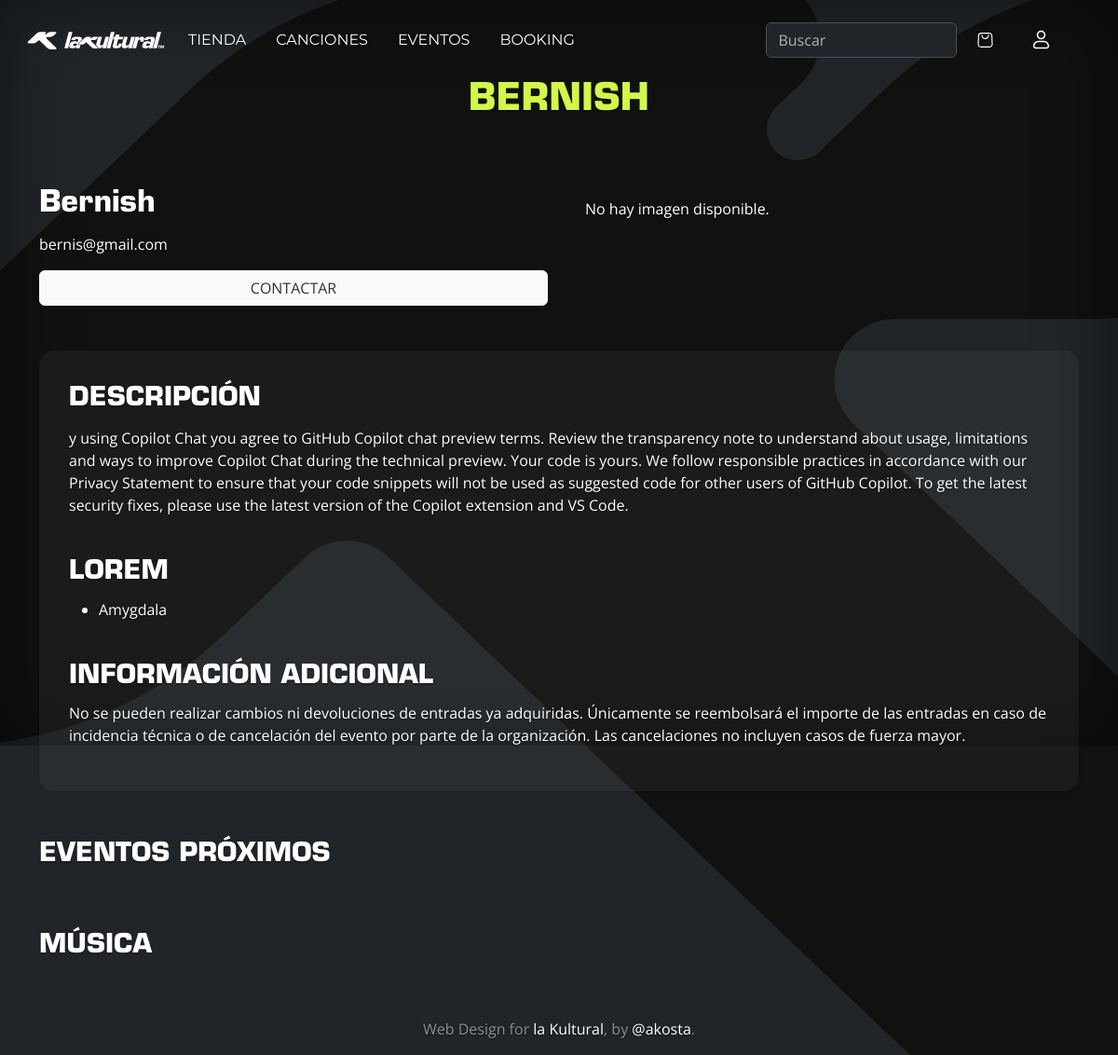
Page /booking/artista/4 (signed in) on the committed database.
### booking/models.py (models this page shows, shortened)
class Artista(models.Model):
    nombre = models.CharField(max_length=100)
    descripcion = models.TextField()
    contacto = models.EmailField()  # Cambiado a EmailField para validar formato de correo
    imagen = models.ImageField(upload_to='booking/fotos/', null=True, blank=True)

### booking/views.py (the view)
# urls.py: path('artista/<int:artista_id>', views.artista, name='artista'),
def artista(request, artista_id):
    artista = get_object_or_404(Artista, pk=artista_id)
    canciones = Cancion.objects.filter(artista=artista)
    eventos_del_artista = artista.eventos.all()
    contexto = {'artista':artista,
                'canciones':canciones,
                'eventos_artista':eventos_del_artista}
    return render(request, 'booking/artista.html', contexto)

### booking/templates/booking/artista.html (shortened to what this page needs)
{% extends 'base.html' %}
{% load static %}
{% block content %}
<header class="masthead">
    <div class="text-center">
        <h1 class="section-heading text-uppercase">{{ artista.nombre }}</h1>
    </div>
</header>
<div class="container py-5 text-start">
    <div class="row mb-5">
      <div class="col-lg-6 d-flex flex-column justify-content-center">
        <h2>{{artista.nombre}}</h2>
        <p>{{artista.contacto}}</p>
        <a href="#" class="btn btn-light text-uppercase">Contactar</a>
      </div>
      <div class="col-lg-6">
        <div class="event-card p-3">
          {% if artista.imagen %}
          <img src="{{ artista.imagen.url }}" alt="{{ artista.nombre }}" class="img-fluid">
          {% else %}
          <p>No hay imagen disponible.</p>
          {% endif %}
        </div>
      </div>
    </div>
    <div class="col tarjeta-info mb-5">
      <div class="row">
          <div class="col">
          <h3 class="mb-3">DESCRIPCIÓN</h3>
          <p>{{ artista.descripcion }}</p>
          </div>
      </div>
      <div class="row mt-4">
          <div class="col">
          <h3>LOREM</h3>
          <ul>
              <li>Amygdala</li>
          </ul>
          </div>
      </div>
      <div class="row mt-4">
        <div class="col">
          <h3>INFORMACIÓN ADICIONAL</h3>
          <p>No se pueden realizar cambios ni devoluciones de entradas ya adquiridas. Únicamente se reembolsará el importe de las entradas en caso de incidencia técnica o de cancelación del evento por parte de la organización. Las cancelaciones no incluyen casos de fuerza mayor.</p>
        </div>
      </div>
    </div>
    <h3 class="mb-3">EVENTOS PRÓXIMOS</h3>
    <h3 class="mb-3">MÚSICA</h3>
</div>
{% endblock %}

### static/css/base.css (style rules this page uses)
html, body { height: 100vh; margin: 0; padding: 0; scrollbar-width: none; -ms-overflow-style: none; }
body { font-family: 'Open Sans', sans-serif; text-shadow: 0 .05rem .1rem rgba(0, 0, 0, .5); box-shadow: inset 0 0 5rem rgba(0, 0, 0, .5); background-image: url("/static/assets/img/logos/bg_k1.svg"); background-repeat: no-repeat; background-size: cover; background-position: center; background-attachment: fixed; }
h1, h2, h3, h4, h5, h6 { font-family: 'Eurostile', sans-serif; margin-bottom: 0.5em; }
h1, .title { color: #d1f748; font-weight: 900; }
a, .btn { text-decoration: none; }
.btn-light, .btn-light:hover, .btn-light:focus { color: #333; text-shadow: none; }
.tarjeta-info { background-color: rgba(120, 120, 120, 0.1); border-radius: 1rem; padding: 2rem; box-shadow: 0 2px 5px rgba(0,0,0,0.1); }

### static/css/navbar.css (style rules this page uses)
.masthead { margin-top: 80px; }

### musica/static/musica/css/musica.css (style rules this page uses)
.btn { white-space: nowrap; overflow: hidden; text-overflow: ellipsis; }

### rows in the picture
Artista: nombre "BERNISH", nombre "Bernish", contacto "bernis@gmail.com", descripcion "y using Copilot Chat you agree to GitHub Copilot chat preview terms. Review the transparency note to understand about usage, limitations and ways to improve Copilot Chat during the technical preview. Your code is yours. We follow responsible practices in accordance with our Privacy Statement to ensure that your code snippets will not be used as suggested code for other users of GitHub Copilot. To get the latest security fixes, please use the latest version of the Copilot extension and VS Code."
